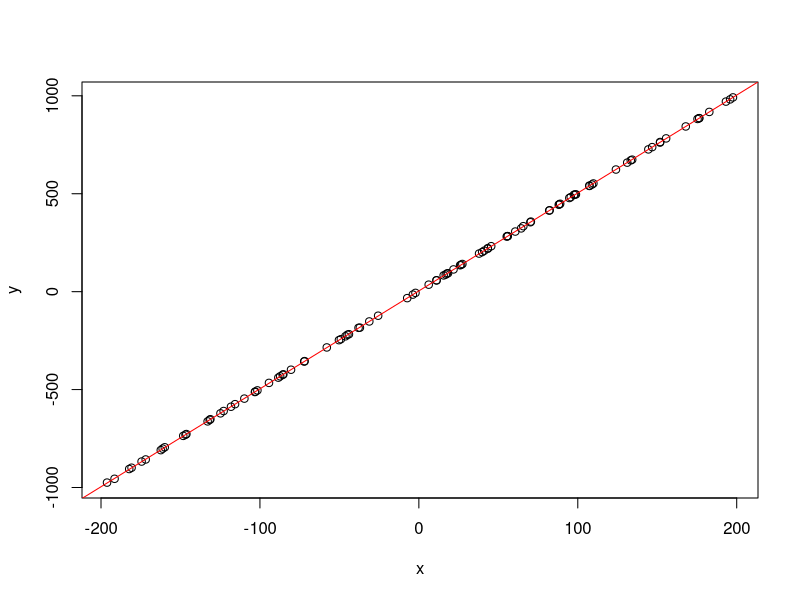
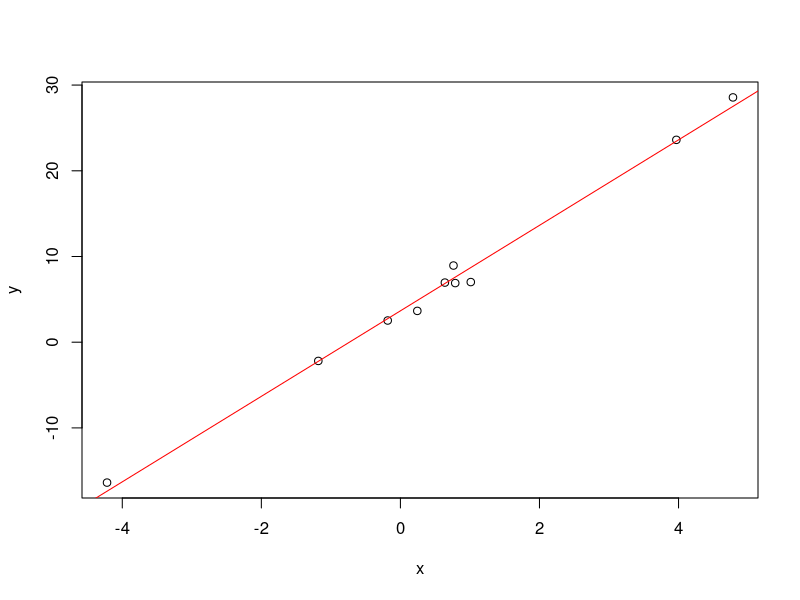
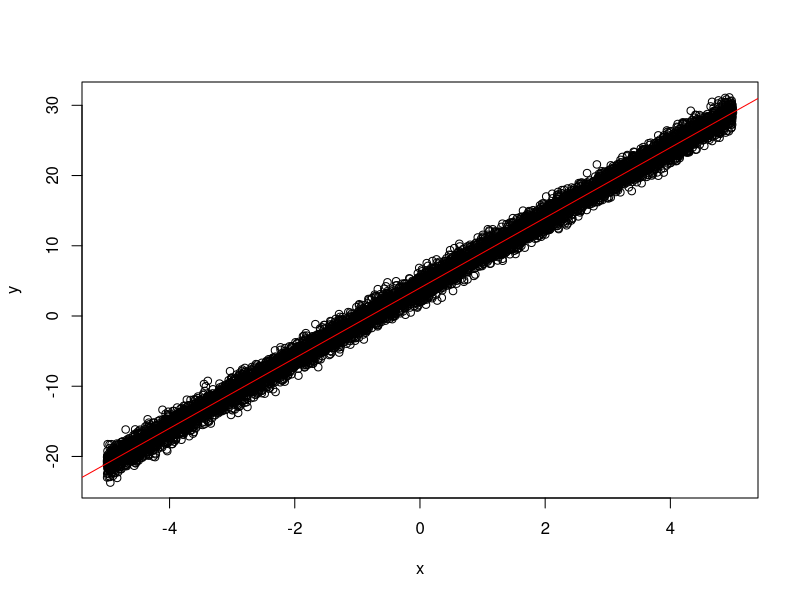
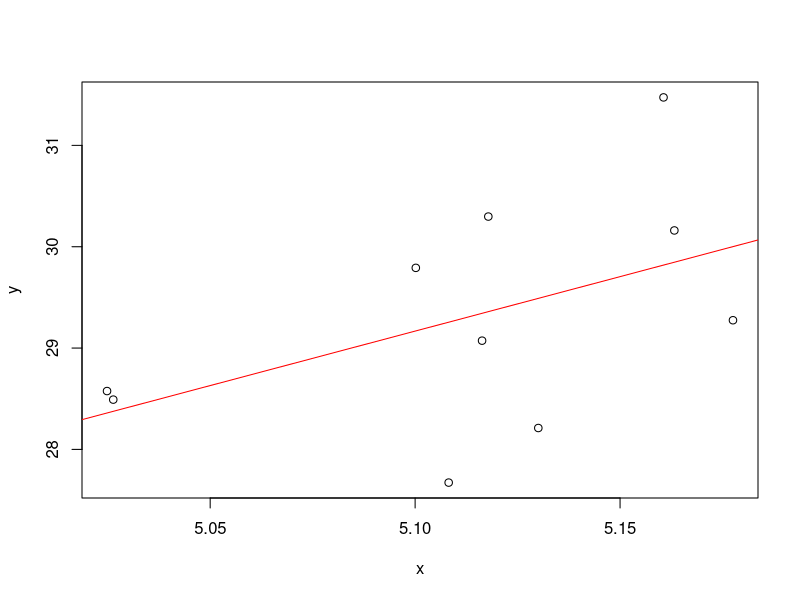
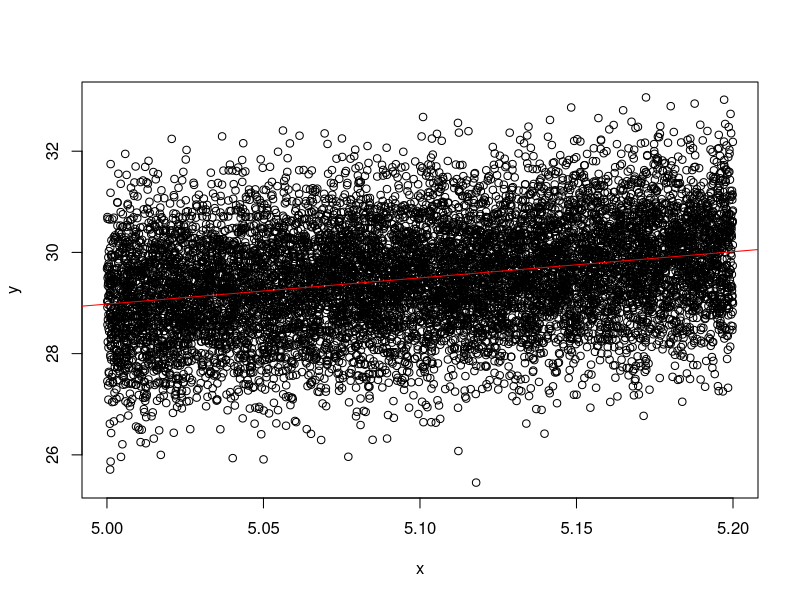
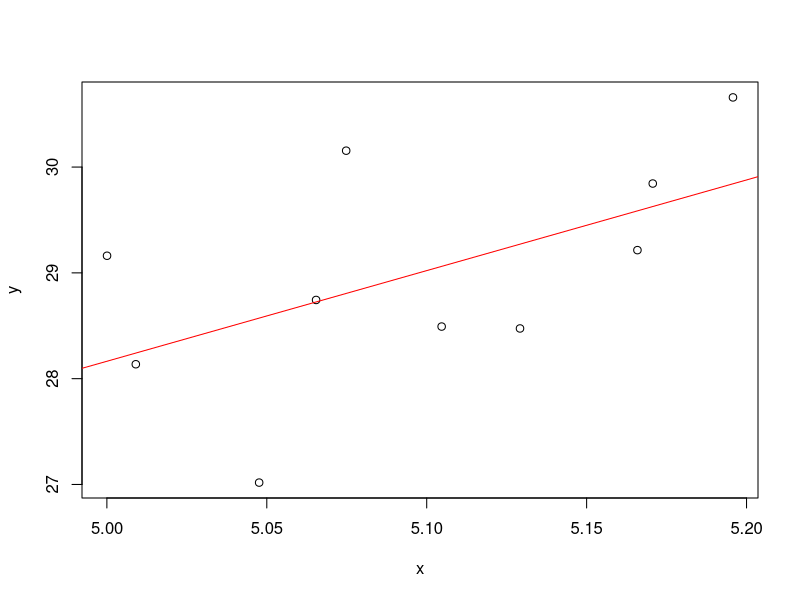

Reproduce these figures in R, in order.
exercise3 <- function(m, a, b, xmin, xmax, sigma){
    x <- runif(m, min = xmin, max = xmax)
    
    e <- rnorm(m, 1)

    y <- a + b * x + e

    g <- lm(y~x)

    a <-coef(g)[1];

    b <- coef(g)[2];
    
    prd<-predict(g, newdata=data.frame(x, y), interval="confidence", level = 0.95,type="response");

    result <- list(data.frame(a = a, b = b), prediction = prd)
  
    plot(y~x) 

    abline(g, col="red")
}

savePlots <- function(m, xmin, xmax, sigma, plotName){
  jpeg(paste(plotName, ".jpeg"))
    
  exercise3(m, 3, 5, xmin, xmax, sigma)

  dev.off()
}

savePlots(100, -200, 200, 1.5, "Plot-a")

savePlots(10, -5, 5, 1, "Plot-b")

savePlots(10000, -5, 5, 1, "Plot-c")

savePlots(10, 5, 5.2, 1, "Plot-d")

savePlots(10000, 5, 5.2, 1.5, "Plot-e")

savePlots(10, 5, 5.2, 0.01, "Plot-f")
